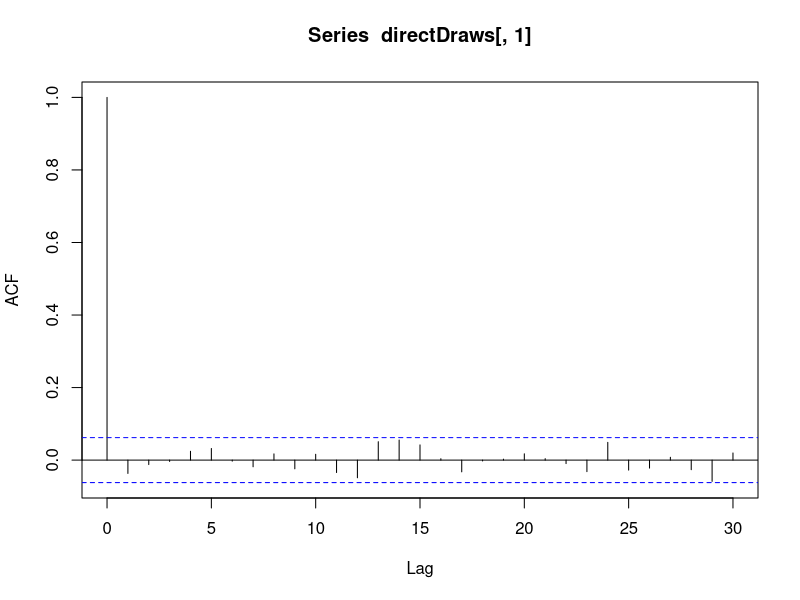
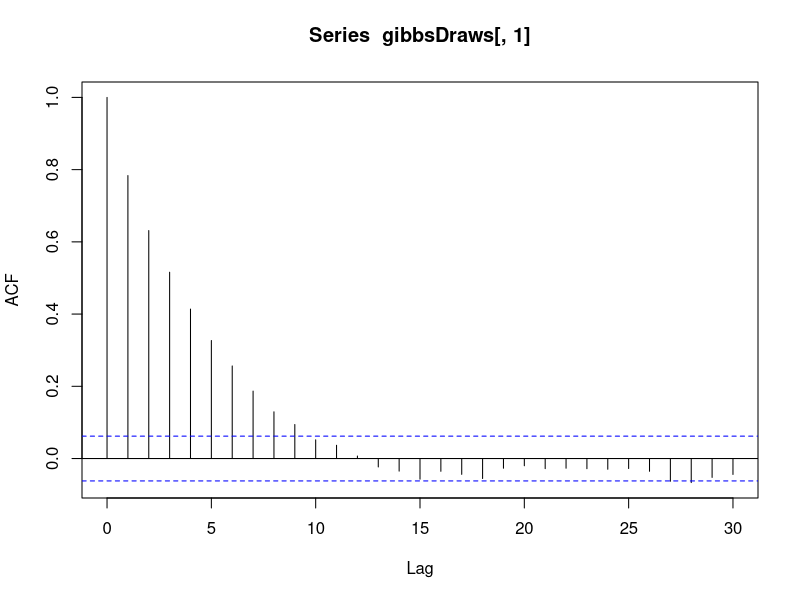
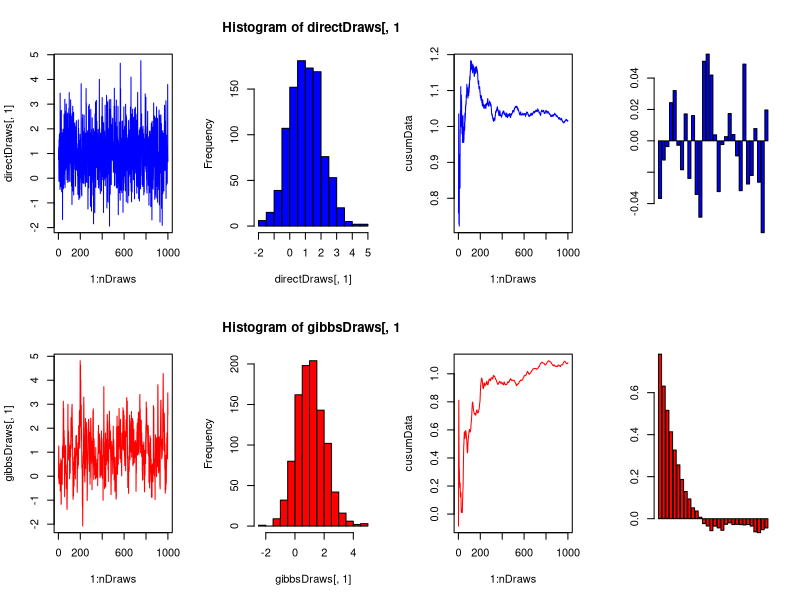
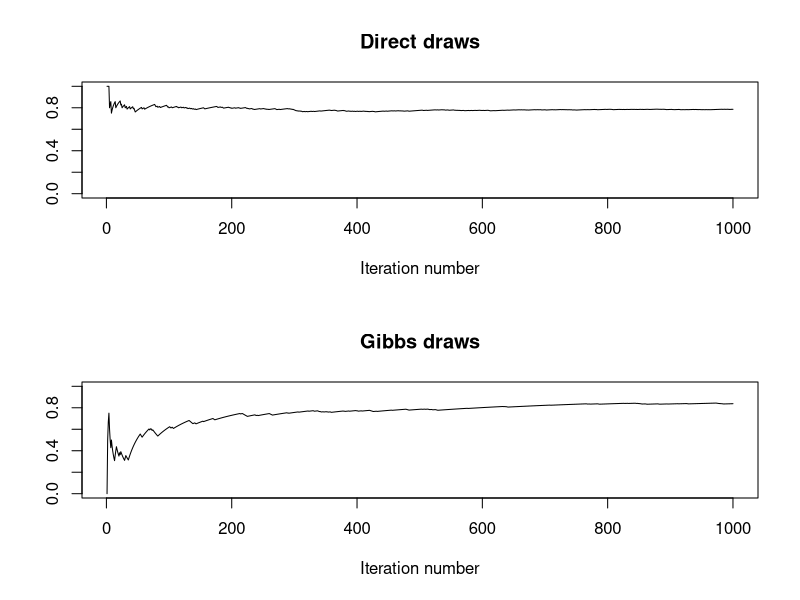

R code for these plots, in order:
# Direct vs Gibbs sampling for bivariate normal distribution

# Initial setting
mu1 <- 1
mu2 <- 1
rho <- 0.9
mu <- c(mu1,mu2)
Sigma = matrix(c(1,rho,rho,1),2,2)
nDraws <- 1000 # Number of draws

library(MASS) # To access the mvrnorm() function

# Direct sampling from bivariate normal distribution
directDraws <- mvrnorm(nDraws, mu, Sigma)

# Gibbs sampling
gibbsDraws <- matrix(0,nDraws,2)
theta2 <- 0 # Initial value for theta2
for (i in 1:nDraws){
  
  # Update theta1 given theta2
  theta1 <- rnorm(1, mean = mu1 + rho*(theta2-mu2), sd = sqrt(1-rho**2))
  gibbsDraws[i,1] <- theta1
  
  # Update theta2 given theta1
  theta2 <- rnorm(1, mean = mu2 + rho*(theta1-mu1), sd = sqrt(1-rho**2))
  gibbsDraws[i,2] <- theta2
  
}

a_Direct <- acf(directDraws[,1])
a_Gibbs <- acf(gibbsDraws[,1])

IF_Gibbs <- 1+2*sum(a_Gibbs$acf[-1])

par(mfrow=c(2,4))

# DIRECT SAMPLING
plot(1:nDraws, directDraws[,1], type = "l",col="blue") # traceplot of direct draws

hist(directDraws[,1],col="blue") # histogram of direct draws

cusumData <- cumsum(directDraws[,1])/seq(1,nDraws) # Cumulative mean value of theta1, direct draws
plot(1:nDraws, cusumData, type = "l", col="blue")

barplot(height = a_Direct$acf[-1],col="blue") # acf for direct draws

# GIBBS SAMPLING
plot(1:nDraws, gibbsDraws[,1], type = "l",col="red") # traceplot of Gibbs draws

hist(gibbsDraws[,1],col="red") # histogram of Gibbs draws

cusumData =  cumsum(gibbsDraws[,1])/seq(1,nDraws) # Cumulative mean value of theta1, Gibbs draws
plot(1:nDraws, cusumData, type = "l", col="red")

barplot(height = a_Gibbs$acf[-1],col="red") # acf for Gibbs draws

# Plotting the cumulative path of estimates of Pr(theta1>0, theta2>0)
par(mfrow=c(2,1))
plot(cumsum(directDraws[,1]>0 & directDraws[,2]>0)/seq(1,nDraws),type="l", main='Direct draws', xlab='Iteration number', ylab='', ylim = c(0,1))
plot(cumsum(gibbsDraws[,1]>0 & gibbsDraws[,2]>0)/seq(1,nDraws),type="l", main='Gibbs draws', xlab='Iteration number', ylab='', ylim = c(0,1))
